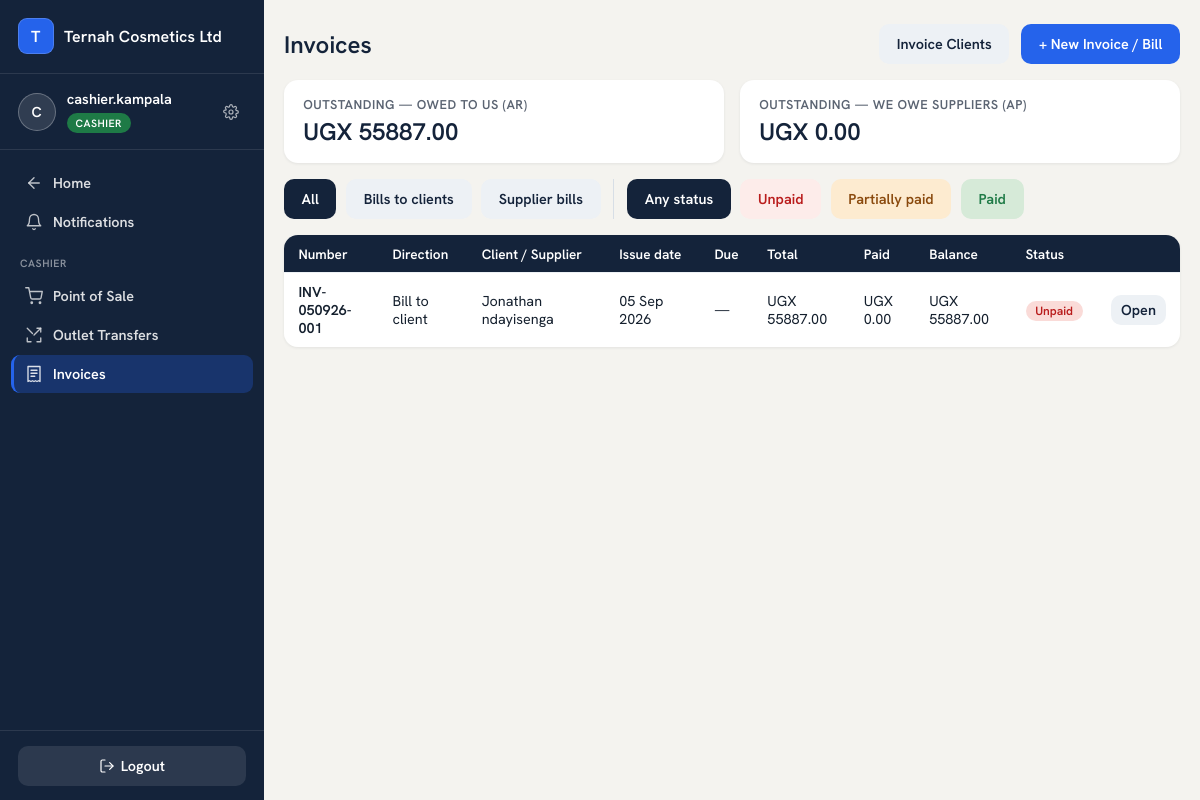
Screenshot of /finance/invoices/ (signed in) with the database file from the repository.
### accounts/models.py (models this page shows, shortened)
class User(AbstractUser):
    ROLES = [
        ("OWNER", "Owner"),                # reports only
        ("MANAGER", "Manager"),            # outlet manager; can switch views
        ("CASHIER", "Cashier"),
        ("SALES_REP", "Sales Person / Rep"),
        ("PRODUCTION", "Production"),
    ]
    business = models.ForeignKey("platformadmin.Business", null=True, blank=True,
                                 on_delete=models.CASCADE, related_name="users")
    branch = models.ForeignKey("core.Branch", null=True, blank=True,
                               on_delete=models.SET_NULL, related_name="users")
    role = models.CharField(max_length=15, choices=ROLES, default="CASHIER")
    can_swap = models.BooleanField(default=False)    # False -> swap goes through PendingAction
    can_refund = models.BooleanField(default=False)
    phone = models.CharField(max_length=30, blank=True)
    modules = models.ManyToManyField("platformadmin.Module", blank=True, related_name="users_with_access",
                                     help_text="Which of the business's subscribed modules this user can open.")
    allowed_tiers = models.JSONField(default=list, blank=True,
                                     help_text="Which product price tiers (RETAIL/WHOLESALE/DISTRIBUTION/CUSTOM) "
                                                "this seller may use at the POS.")
    def switchable_views(self):
        if self.role != "MANAGER":
            return []
        views = ["MANAGER", "CASHIER"]
        codes = set(self.modules.values_list("code", flat=True))
        if "PRODUCTION" in codes:
            views.append("PRODUCTION")
        return views

### platformadmin/models.py (models this page shows, shortened)
class Business(models.Model):
    name = models.CharField(max_length=150)                     # factory name — brands navbar + receipts
    slug = models.SlugField(unique=True)
    business_type = models.CharField(max_length=20, choices=[("FACTORY", "Factory Mode")], default="FACTORY")
    contact_email = models.EmailField()
    contact_phone = models.CharField(max_length=30, blank=True)
    address = models.TextField(blank=True)
    tagline = models.CharField(max_length=150, blank=True)      # optional — shows on every printed report
    is_active = models.BooleanField(default=True)               # master switch — False = soft-locked
    trial_expires_at = models.DateTimeField(null=True, blank=True)
    subscription_expires_at = models.DateTimeField(null=True, blank=True)
    created_at = models.DateTimeField(auto_now_add=True)
    class Meta:
        verbose_name_plural = "businesses"

### finance/models.py (models this page shows, shortened)
class Invoice(TimeStamped):
    DIRECTIONS = [("AR", "Bill to client"), ("AP", "Bill from supplier")]
    business = models.ForeignKey("platformadmin.Business", on_delete=models.CASCADE, related_name="invoices")
    branch = models.ForeignKey("core.Branch", null=True, blank=True, on_delete=models.SET_NULL)
    direction = models.CharField(max_length=2, choices=DIRECTIONS)
    number = models.CharField(max_length=40, blank=True)      # INV{INITIALS}-DDMMYY-SEQ
    client = models.ForeignKey(InvoiceClient, null=True, blank=True, on_delete=models.PROTECT, related_name="invoices")
    supplier = models.ForeignKey(Supplier, null=True, blank=True, on_delete=models.PROTECT, related_name="invoices")
    issue_date = models.DateField()
    due_date = models.DateField(null=True, blank=True)
    total = models.DecimalField(max_digits=16, decimal_places=2, default=0)
    amount_paid = models.DecimalField(max_digits=16, decimal_places=2, default=0)
    notes = models.CharField(max_length=300, blank=True)
    created_by = models.ForeignKey(settings.AUTH_USER_MODEL, null=True, on_delete=models.SET_NULL)
    is_void = models.BooleanField(default=False)
    def balance(self):
        return self.total - self.amount_paid

class InvoiceClient(TimeStamped):
    business = models.ForeignKey("platformadmin.Business", on_delete=models.CASCADE, related_name="invoice_clients")
    name = models.CharField(max_length=150)
    phone = models.CharField(max_length=30, blank=True)
    tin = models.CharField(max_length=30, blank=True)
    address = models.CharField(max_length=200, blank=True)
    is_active = models.BooleanField(default=True)

### finance/views.py (the view)
# urls.py: path("invoices/", views.invoices, name="invoices"),
@login_required
@invoice_staff_required
def invoices(request):
    biz = request.user.business
    qs = Invoice.objects.filter(business=biz, **_invoice_branch_filter(request)) \
        .select_related("client", "supplier", "created_by").order_by("-issue_date", "-created_at")
    all_invoices = list(qs)
    outstanding_ar = sum((i.balance() for i in all_invoices if i.direction == "AR" and not i.is_void), Decimal("0"))
    outstanding_ap = sum((i.balance() for i in all_invoices if i.direction == "AP" and not i.is_void), Decimal("0"))
    direction = request.GET.get("direction", "")
    status = request.GET.get("status", "")
    shown = all_invoices
    if direction in ("AR", "AP"):
        shown = [i for i in shown if i.direction == direction]
    if status:
        shown = [i for i in shown if i.status() == status]
    page_obj, extra_qs = _paginate(request, shown)
    return render(request, "finance/invoices.html", {
        "page_obj": page_obj, "extra_qs": extra_qs, "direction": direction, "status": status,
        "outstanding_ar": outstanding_ar, "outstanding_ap": outstanding_ap, "print_title": "Invoices",
    })

### templates/finance/invoices.html (shortened to what this page needs)
{% extends "base.html" %}
{% block content %}
<div class="page-head">
  <h2>Invoices</h2>
  <a class="btn ghost" style="background:#EDF1F5;color:var(--ternah-navy)" href="{% url 'finance:invoice_clients' %}">Invoice Clients</a>
  <a class="btn" href="{% url 'finance:invoice_create' %}">+ New Invoice / Bill</a>
</div>
<div class="grid charts-2" style="margin-bottom:1rem">
  <div class="card" style="padding:1rem 1.2rem">
    <p style="color:var(--muted);font-size:.8rem;font-weight:700;text-transform:uppercase;letter-spacing:.04em">Outstanding — owed to us (AR)</p>
    <p style="font-size:1.5rem;font-weight:700;color:var(--ternah-navy);margin-top:.2rem">UGX {{ outstanding_ar|floatformat:2 }}</p>
  </div>
  <div class="card" style="padding:1rem 1.2rem">
    <p style="color:var(--muted);font-size:.8rem;font-weight:700;text-transform:uppercase;letter-spacing:.04em">Outstanding — we owe suppliers (AP)</p>
    <p style="font-size:1.5rem;font-weight:700;color:var(--ternah-navy);margin-top:.2rem">UGX {{ outstanding_ap|floatformat:2 }}</p>
  </div>
</div>
<div style="display:flex;gap:.6rem;flex-wrap:wrap;margin-bottom:1rem">
  <a class="btn ghost" style="{% if not direction %}background:var(--ternah-navy);color:#fff{% else %}background:#EDF1F5;color:var(--ternah-navy){% endif %}" href="?{% if status %}status={{ status }}{% endif %}">All</a>
  <a class="btn ghost" style="{% if direction == 'AR' %}background:var(--ternah-navy);color:#fff{% else %}background:#EDF1F5;color:var(--ternah-navy){% endif %}" href="?direction=AR{% if status %}&status={{ status }}{% endif %}">Bills to clients</a>
  <a class="btn ghost" style="{% if direction == 'AP' %}background:var(--ternah-navy);color:#fff{% else %}background:#EDF1F5;color:var(--ternah-navy){% endif %}" href="?direction=AP{% if status %}&status={{ status }}{% endif %}">Supplier bills</a>
  <a class="btn ghost" style="{% if not status %}background:var(--ternah-navy);color:#fff{% else %}background:#EDF1F5;color:var(--ternah-navy){% endif %}" href="?{% if direction %}direction={{ direction }}{% endif %}">Any status</a>
  <a class="btn ghost" style="{% if status == 'UNPAID' %}background:var(--ternah-navy);color:#fff{% else %}background:#FDECEA;color:var(--red){% endif %}" href="?status=UNPAID{% if direction %}&direction={{ direction }}{% endif %}">Unpaid</a>
  <a class="btn ghost" style="{% if status == 'PARTIAL' %}background:var(--ternah-navy);color:#fff{% else %}background:#FDEBD0;color:var(--amber){% endif %}" href="?status=PARTIAL{% if direction %}&direction={{ direction }}{% endif %}">Partially paid</a>
  <a class="btn ghost" style="{% if status == 'PAID' %}background:var(--ternah-navy);color:#fff{% else %}background:#D6EAD8;color:var(--green){% endif %}" href="?status=PAID{% if direction %}&direction={{ direction }}{% endif %}">Paid</a>
</div>
<div class="table-scroll">
<table class="list">
  <tr><th>Number</th><th>Direction</th><th>Client / Supplier</th><th>Issue date</th><th>Due</th><th>Total</th><th>Paid</th><th>Balance</th><th>Status</th><th></th></tr>
  {% for inv in page_obj %}
  <tr{% if inv.is_void %} style="opacity:.5"{% endif %}>
    <td><strong>{{ inv.number }}</strong></td>
    <td>{% if inv.direction == "AR" %}Bill to client{% else %}Supplier bill{% endif %}</td>
    <td>{% if inv.client %}{{ inv.client.name }}{% elif inv.supplier %}{{ inv.supplier.name }}{% else %}—{% endif %}</td>
    <td>{{ inv.issue_date|date:"d M Y" }}</td>
    <td>{{ inv.due_date|date:"d M Y"|default:"—" }}</td>
    <td>UGX {{ inv.total|floatformat:2 }}</td>
    <td>UGX {{ inv.amount_paid|floatformat:2 }}</td>
    <td>UGX {{ inv.balance|floatformat:2 }}</td>
    <td>
      {% if inv.is_void %}<span class="pill locked">Void</span>
      {% elif inv.amount_paid <= 0 %}<span class="pill locked">Unpaid</span>
      {% elif inv.balance > 0 %}<span class="pill warning">Partial</span>
      {% else %}<span class="pill active">Paid</span>{% endif %}
    </td>
    <td><a class="btn ghost" style="background:#EDF1F5;color:var(--ternah-navy);padding:.4rem .6rem;min-height:auto" href="{% url 'finance:invoice_detail' inv.pk %}">Open</a></td>
  </tr>
  {% empty %}<tr><td colspan="10" style="color:var(--muted)">No invoices yet.</td></tr>{% endfor %}
</table>
</div>
{% endblock %}

### templates/base.html (shortened to what this page needs)
{% load static %}
<!DOCTYPE html>
<html lang="en">
<head>
  <link rel="stylesheet" href="{% static 'ternah-ui/tokens.css' %}">
</head>
<body>
{% if request.user.is_authenticated %}
  <div class="app-shell">
    <aside class="sidebar">
      <div class="sidebar-brand">
        <span class="brand-mark" aria-hidden="true">{{ request.user.business.name|default:"Ternah for Factories"|first|upper }}</span>
        <span class="brand-name">{{ request.user.business.name|default:"Ternah for Factories" }}</span>
      </div>
      <div class="sidebar-identity">
        <span class="avatar" aria-hidden="true">{{ request.user.username|first|upper }}</span>
        <div class="identity-text">
          <span class="identity-name">{{ request.user.username }}</span>
          {% if request.user.is_superuser %}
            <span class="role-pill role-super">Platform Admin</span>
          {% else %}
            <span class="role-pill role-{{ request.user.role|lower }}">{{ request.user.get_role_display }}</span>
          {% endif %}
        </div>
        <a class="settings-link" href="{% url 'password_change' %}" title="Change password" aria-label="Change password">
        </a>
      </div>
      <nav class="sidebar-nav">
        {% if request.resolver_match.url_name == "home" %}
          {% if switcher_items %}
            {% for t in switcher_items %}
            <a class="nav-link" href="{{ t.href }}">
              <svg width="18" height="18" viewBox="0 0 24 24" fill="none" stroke="currentColor" stroke-width="1.8" stroke-linecap="round" stroke-linejoin="round">{{ t.icon|safe }}</svg>
              {{ t.label }}
            </a>
            {% endfor %}
          {% else %}
            <p style="color:rgba(255,255,255,.45);font-size:.82rem;padding:.4rem .65rem">Pick a tile to get started.</p>
          {% endif %}
        {% elif request.user.role == "CASHIER" or request.user.role == "SALES_REP" %}
          <a class="nav-link" href="{% url 'home' %}">
            <svg width="18" height="18" viewBox="0 0 24 24" fill="none" stroke="currentColor" stroke-width="1.8" stroke-linecap="round" stroke-linejoin="round"><path d="M19 12H5"/><path d="M12 19l-7-7 7-7"/></svg>
            Home
          </a>
          <a class="nav-link {% if request.resolver_match.url_name == 'notifications' %}active{% endif %}" href="{% url 'notifications' %}">
            <svg width="18" height="18" viewBox="0 0 24 24" fill="none" stroke="currentColor" stroke-width="1.8" stroke-linecap="round" stroke-linejoin="round"><path d="M18 8A6 6 0 0 0 6 8c0 7-3 9-3 9h18s-3-2-3-9"/><path d="M13.73 21a2 2 0 0 1-3.46 0"/></svg>
            Notifications
          </a>
          <div class="nav-section-label">{{ request.user.get_role_display }}</div>
          <a class="nav-link {% if request.resolver_match.namespace == 'sales' and request.resolver_match.url_name == 'pos' %}active{% endif %}"
             href="{% url 'sales:pos' %}">
            <svg width="18" height="18" viewBox="0 0 24 24" fill="none" stroke="currentColor" stroke-width="1.8" stroke-linecap="round" stroke-linejoin="round"><circle cx="9" cy="21" r="1"/><circle cx="20" cy="21" r="1"/><path d="M1 1h4l2.68 13.39a2 2 0 0 0 2 1.61h9.72a2 2 0 0 0 2-1.61L23 6H6"/></svg>
            Point of Sale
          </a>
          {% if request.user.role == "CASHIER" %}
          <a class="nav-link {% if request.resolver_match.url_name == 'outlet_transfers' %}active{% endif %}"
             href="{% url 'sales:outlet_transfers' %}">
            <svg width="18" height="18" viewBox="0 0 24 24" fill="none" stroke="currentColor" stroke-width="1.8" stroke-linecap="round" stroke-linejoin="round"><path d="M16 3h5v5"/><path d="M3 16v5h5"/><path d="M21 16v5h-5"/><path d="M3 3l7 7"/><path d="m21 3-9 9"/></svg>
            Outlet Transfers
          </a>
          <a class="nav-link {% if request.resolver_match.namespace == 'finance' and request.resolver_match.url_name in 'invoices,invoice_create,invoice_detail,invoice_clients' %}active{% endif %}"
             href="{% url 'finance:invoices' %}">
            <svg width="18" height="18" viewBox="0 0 24 24" fill="none" stroke="currentColor" stroke-width="1.8" stroke-linecap="round" stroke-linejoin="round"><path d="M4 2h16v20l-2-1-2 1-2-1-2 1-2-1-2 1-2-1-2 1z"/><path d="M8 7h8M8 11h8M8 15h5"/></svg>
            Invoices
          </a>
          {% endif %}
        {% else %}
          <div class="nav-section-label">{{ request.user.get_role_display }}</div>
          <span class="nav-link disabled">Screens coming soon</span>
        {% endif %}
      </nav>
      <div class="sidebar-footer">
        <form method="post" action="{% url 'logout' %}">{% csrf_token %}
          <button class="btn ghost" type="submit">
            <svg width="16" height="16" viewBox="0 0 24 24" fill="none" stroke="currentColor" stroke-width="1.8" stroke-linecap="round" stroke-linejoin="round"><path d="M9 21H5a2 2 0 0 1-2-2V5a2 2 0 0 1 2-2h4"/><path d="M16 17l5-5-5-5"/><path d="M21 12H9"/></svg>
            Logout
          </button>
        </form>
      </div>
    </aside>
    <div class="main-col">
      <main>
{% endif %}
{% block content %}{% endblock %}
{% if request.user.is_authenticated %}
      </main>
    </div>
  </div>
{% endif %}
</body>
</html>

### rows the page displays
User: user.business.name|first "T", user.business.name "Ternah Cosmetics Ltd", user.username|first "C", user.username "cashier.kampala", user.role "CASHIER"
Invoice: number "INV-050926-001", direction "Bill to client", client.name "Jonathan ndayisenga", issue_date "05 Sep 2026", due_date "—", total "55887.00", amount_paid "0.00", balance "55887.00", is_void "Unpaid"

### other values shown
{{ outstanding_ar|floatformat:2 }} "55887.00"
{{ outstanding_ap|floatformat:2 }} "0.00"
